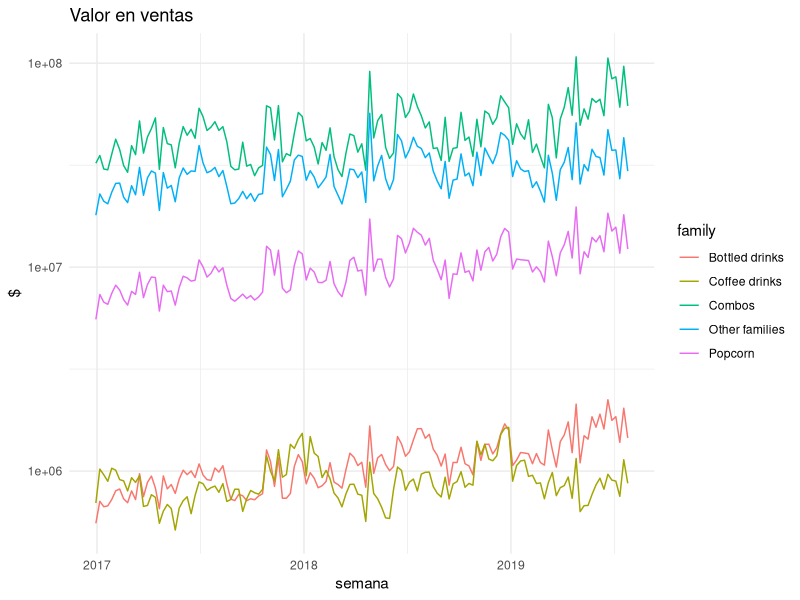
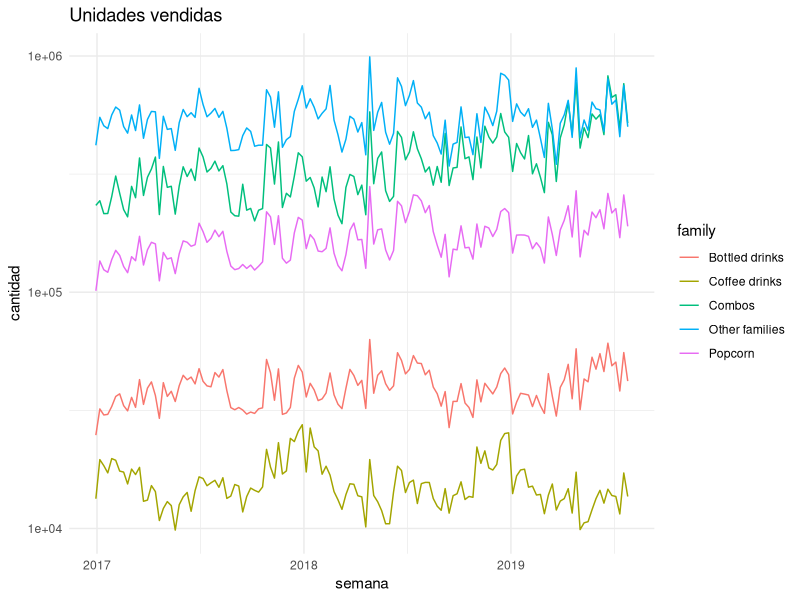
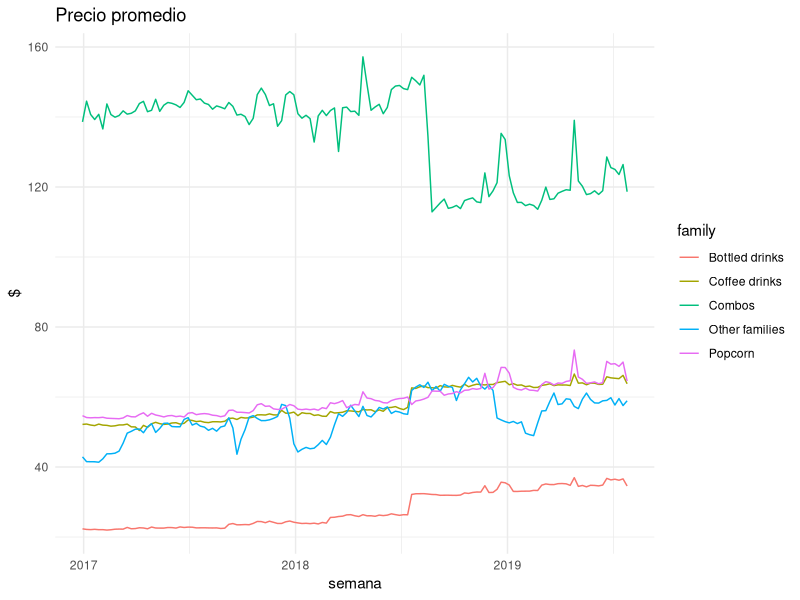

Write the R code that produced these figures, in order.
library(tidyverse)

title <- 'img'

theme_set(theme_minimal())

data <- readxl::read_xlsx('data.xlsx')

aggregate <- subset(data, select = -region) |>
    group_by(week, family) |>
    summarise(sales = sum(sales), quantity = sum(quantity))

average <- subset(data, select = -region) |>
    group_by(week, family) |>
    summarise(sales = mean(sales), quantity = mean(quantity))

average$price <- average$sales / average$quantity

p.1 <- ggplot(data = aggregate) +
    geom_line(aes(x = week, y = sales, color = family)) +
    scale_y_log10() +
    labs(title = 'Valor en ventas',
         x = 'semana',
         y = '$')

p.2 <- ggplot(data = aggregate) +
    geom_line(aes(x = week, y = quantity, color = family)) +
    scale_y_log10() +
    labs(title = 'Unidades vendidas',
         x = 'semana',
         y = 'cantidad')

p.3 <- ggplot(data = average) +
    geom_line(aes(x = week, y = price, color = family)) +
    labs(title = 'Precio promedio',
         x = 'semana',
         y = '$')

before <- average |>
    filter(week < '2018-09-01')

after <- average |>
    filter(week >= '2018-09-01')

conf.int <- function(x, alpha) {
    # unknown variance
    avg <- mean(x)
    n <- length(x)
    s.dev <- sd(x)
    se <- s.dev / sqrt(n)
    
    df = n - 1
    t.score = qt(p = alpha / 2,
                 df = df,
                 lower.tail = F)
    
    margin.error <- t.score * se
    
    lower.bound <- avg - margin.error
    upper.bound <- avg + margin.error
    
    ci <- c(lower.bound, upper.bound)
    
    return(ci)
}

families <- unique(data$family)

# confidence intervals up to 95%
before.ci <- conf.int(before$price, 0.05) # aggregate
after.ci <- conf.int(after$price, 0.05) # aggregate

cat('Aggregate - Before\n(', before.ci[1], ',', before.ci[2], ')\n')

for (i in families) {
    vector <- before |>
        filter(family == i) |>
        pull(price)
    
    ci <- conf.int(vector, 0.05)
    
    cat(i, '- Before\n(', ci[1], ',', ci[2], ')\n')
}

cat('Aggregate - After\n(', after.ci[1], ',', after.ci[2], ')\n')

for (i in families) {
    vector <- after |>
        filter(family == i) |>
        pull(price)
    
    ci <- conf.int(vector, 0.05)
    
    cat(i, '- After\n(', ci[1], ',', ci[2], ')\n')
}

plot.save <- function(title, plots) {
    for (i in 1:length(plots)) {
        ggsave(
            path = paste(here::here(), '/out', sep = ''),
            filename = paste(title, '-', i, '.png', sep = ''),
            plot = plots[[i]],
            width = 12,
            height = 8,
            bg = 'white'
        )
    }
}

plots <- list(p.1, p.2, p.3)

plot.save(title = title,
          plots = plots)
